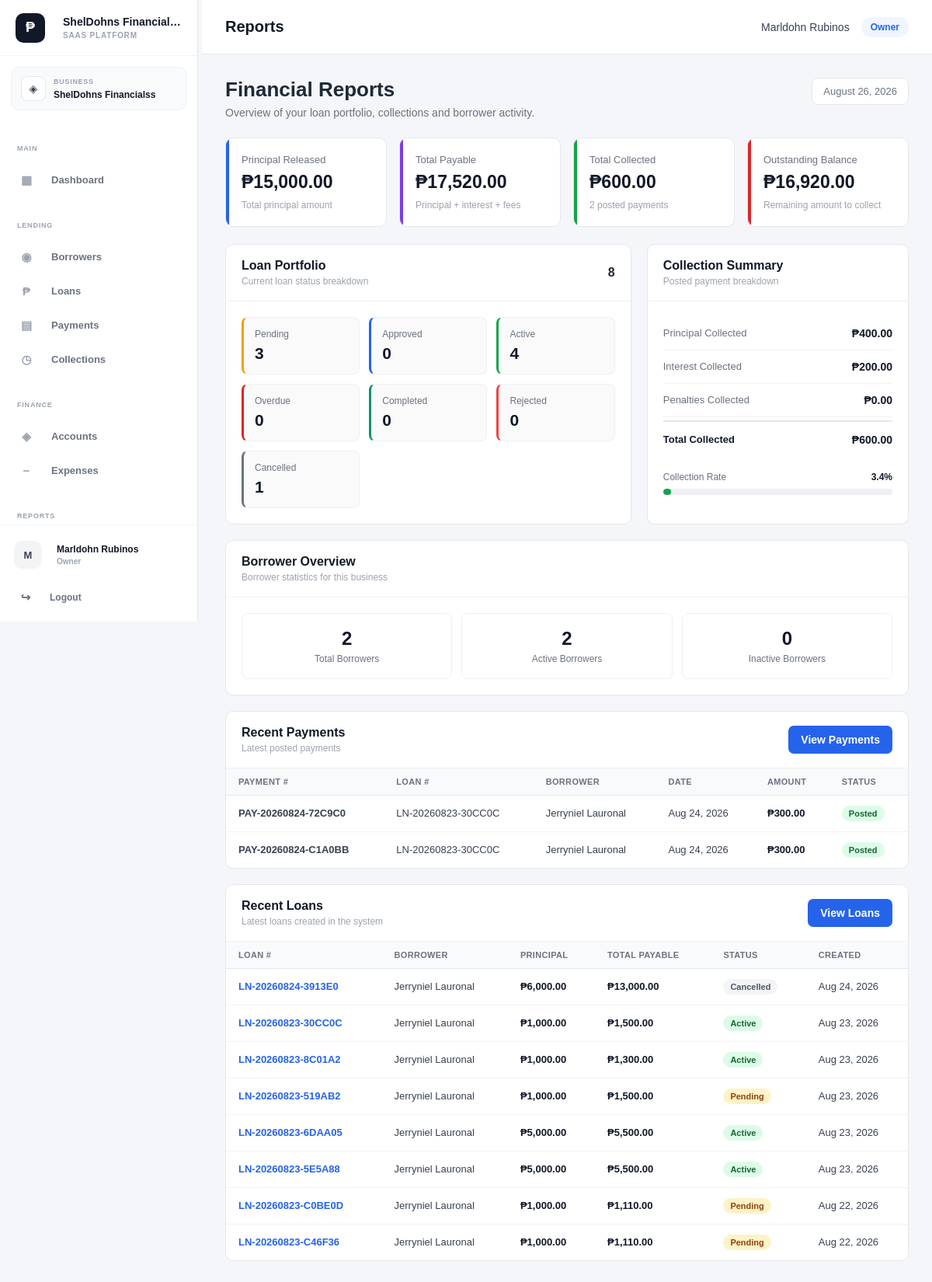
Screenshot of /public/index.php?url=reports (signed in) with the database file from the repository.
### tables this page shows
CREATE TABLE `loan_payments` (
  `id` int(10) UNSIGNED NOT NULL,
  `business_id` bigint(20) UNSIGNED NOT NULL,
  `loan_id` int(10) UNSIGNED NOT NULL,
  `schedule_id` int(10) UNSIGNED DEFAULT NULL,
  `account_id` int(10) UNSIGNED NOT NULL,
  `payment_number` varchar(50) DEFAULT NULL,
  `payment_date` date NOT NULL,
  `amount` decimal(15,2) NOT NULL DEFAULT 0.00,
  `principal_amount` decimal(15,2) NOT NULL DEFAULT 0.00,
  `interest_amount` decimal(15,2) NOT NULL DEFAULT 0.00,
  `penalty_amount` decimal(15,2) NOT NULL DEFAULT 0.00,
  `notes` text DEFAULT NULL,
  `status` enum('posted','void') NOT NULL DEFAULT 'posted',
  `created_by` int(10) UNSIGNED DEFAULT NULL,
  `created_at` timestamp NOT NULL DEFAULT current_timestamp(),
  `updated_at` timestamp NOT NULL DEFAULT current_timestamp() ON UPDATE current_timestamp()
);

CREATE TABLE `loans` (
  `id` int(10) UNSIGNED NOT NULL,
  `business_id` bigint(20) UNSIGNED NOT NULL,
  `borrower_id` int(10) UNSIGNED NOT NULL,
  `account_id` int(10) UNSIGNED DEFAULT NULL,
  `category_id` int(10) UNSIGNED DEFAULT NULL,
  `loan_number` varchar(50) NOT NULL,
  `principal_amount` decimal(15,2) NOT NULL DEFAULT 0.00,
  `interest_rate` decimal(8,2) NOT NULL DEFAULT 0.00,
  `interest_type` enum('flat','reducing_balance') NOT NULL DEFAULT 'flat',
  `payment_type` enum('installment','full_payment') NOT NULL DEFAULT 'installment',
  `term` int(11) NOT NULL DEFAULT 1,
  `term_period` enum('days','weeks','months','years') NOT NULL DEFAULT 'months',
  `processing_fee` decimal(15,2) NOT NULL DEFAULT 0.00,
  `total_interest` decimal(15,2) NOT NULL DEFAULT 0.00,
  `total_payable` decimal(15,2) NOT NULL DEFAULT 0.00,
  `release_date` date DEFAULT NULL,
  `first_payment_date` date DEFAULT NULL,
  `status` enum('pending','approved','active','completed','overdue','cancelled','rejected') NOT NULL DEFAULT 'pending',
  `purpose` varchar(255) DEFAULT NULL,
  `notes` text DEFAULT NULL,
  `created_by` int(10) UNSIGNED DEFAULT NULL,
  `created_at` timestamp NOT NULL DEFAULT current_timestamp(),
  `updated_at` timestamp NOT NULL DEFAULT current_timestamp() ON UPDATE current_timestamp()
);

### app/views/reports/index.php (the view, shortened to what the rows shown need)
<?php
$recentPayments =
    $recentPayments
    ??
    [];
$recentLoans =
    $recentLoans
    ??
    [];
function reportMoney(float $amount): string
{
    return '₱' . number_format(
        $amount,
        2
    );
}
function reportDate(?string $date): string
{
    $timestamp =
        strtotime($date);
    return date(
        'M d, Y',
        $timestamp
    );
}
function reportStatusClass(string $status): string
{
    return strtolower(
        trim($status)
    );
}
?>
<!DOCTYPE html>
<html lang="en">
<head>
    <link
        rel="stylesheet"
        href="assets/css/style.css"
    >
</head>
<body>
<div class="main-content reports-page">
    <div class="container">
        <div class="report-header">
            <div class="report-header-left">
                <h1>
                    Financial Reports
                </h1>
            </div>
        </div>
        <div class="report-grid">
            <div class="report-card">
                <div class="report-card-header">
                    <div>
                        <h2 class="report-card-title">
                            Loan Portfolio
                        </h2>
                    </div>
                </div>
            </div>
            <div class="report-card">
                <div class="report-card-header">
                    <div>
                        <h2 class="report-card-title">
                            Collection Summary
                        </h2>
                    </div>
                </div>
            </div>
        </div>
        <div class="report-card" style="margin-bottom: 20px;">
            <div class="report-card-header">
                <div>
                    <h2 class="report-card-title">
                        Borrower Overview
                    </h2>
                </div>
            </div>
        </div>
        <div class="report-card" style="margin-bottom: 20px;">
            <div class="report-card-header">
                <div>
                    <h2 class="report-card-title">
                        Recent Payments
                    </h2>
                </div>
            </div>
            <div class="report-table-wrapper">
                <?php if (
                    empty($recentPayments)
                ): ?>
                    <div class="report-empty">
                        <p class="report-empty-title">
                            No payments found
                        </p>
                        <p class="report-empty-text">
                            No posted payments have been recorded yet.
                        </p>
                    </div>
                <?php else: ?>
                    <table class="report-table">
                        <thead>
                            <tr>
                                <th>
                                    Payment #
                                </th>
                                <th>
                                    Loan #
                                </th>
                                <th>
                                    Borrower
                                </th>
                                <th>
                                    Date
                                </th>
                                <th>
                                    Amount
                                </th>
                                <th>
                                    Status
                                </th>
                            </tr>
                        </thead>
                        <tbody>
                        <?php foreach (
                            $recentPayments
                            as $payment
                        ): ?>
                            <?php
                            $status =
                                $payment['status']
                                ??
                                'posted';
                            ?>
                            <tr>
                                <td>
                                    <strong>
                                        <?= htmlspecialchars(
                                            $payment[
                                                'payment_number'
                                            ]
                                            ??
                                            '—'
                                        ) ?>
                                    </strong>
                                </td>
                                <td>
                                    <?= htmlspecialchars(
                                        $payment[
                                            'loan_number'
                                        ]
                                        ??
                                        '—'
                                    ) ?>
                                </td>
                                <td>
                                    <?= htmlspecialchars(
                                        trim(
                                            $payment[
                                                'borrower_name'
                                            ]
                                            ??
                                            '—'
                                        )
                                    ) ?>
                                </td>
                                <td>
                                    <?= reportDate(
                                        $payment[
                                            'payment_date'
                                        ]
                                        ??
                                        null
                                    ) ?>
                                </td>
                                <td>
                                    <span class="report-amount">
                                        <?= reportMoney(
                                            (float)(
                                                $payment[
                                                    'amount'
                                                ]
                                                ??
                                                0
                                            )
                                        ) ?>
                                    </span>
                                </td>
                                <td>
                                    <span
                                        class="report-status <?= htmlspecialchars(
                                            reportStatusClass(
                                                $status
                                            )
                                        ) ?>"
                                    >
                                        <?= htmlspecialchars(
                                            ucfirst(
                                                $status
                                            )
                                        ) ?>
                                    </span>
                                </td>
                            </tr>
                        <?php endforeach; ?>
                        </tbody>
                    </table>
                <?php endif; ?>
            </div>
        </div>
        <div class="report-card">
            <div class="report-card-header">
                <div>
                    <h2 class="report-card-title">
                        Recent Loans
                    </h2>
                </div>
            </div>
            <div class="report-table-wrapper">
                <?php if (
                    empty($recentLoans)
                ): ?>
                    <div class="report-empty">
                        <p class="report-empty-title">
                            No loans found
                        </p>
                        <p class="report-empty-text">
                            No loans have been recorded yet.
                        </p>
                    </div>
                <?php else: ?>
                    <table class="report-table">
                        <thead>
                            <tr>
                                <th>
                                    Loan #
                                </th>
                                <th>
                                    Borrower
                                </th>
                                <th>
                                    Principal
                                </th>
                                <th>
                                    Total Payable
                                </th>
                                <th>
                                    Status
                                </th>
                                <th>
                                    Created
                                </th>
                            </tr>
                        </thead>
                        <tbody>
                        <?php foreach (
                            $recentLoans
                            as $loan
                        ): ?>
                            <?php
                            $status =
                                $loan['status']
                                ??
                                'pending';
                            ?>
                            <tr>
                                <td>
                                    <a
                                        href="index.php?url=loans/show&id=<?= (int)(
                                            $loan['id']
                                            ??
                                            0
                                        ) ?>"
                                        class="report-loan-number"
                                    >
                                        <?= htmlspecialchars(
                                            $loan[
                                                'loan_number'
                                            ]
                                            ??
                                            '—'
                                        ) ?>
                                    </a>
                                </td>
                                <td>
                                    <?= htmlspecialchars(
                                        trim(
                                            $loan[
                                                'borrower_name'
                                            ]
                                            ??
                                            '—'
                                        )
                                    ) ?>
                                </td>
                                <td>
                                    <span class="report-amount">
                                        <?= reportMoney(
                                            (float)(
                                                $loan[
                                                    'principal_amount'
                                                ]
                                                ??
                                                0
                                            )
                                        ) ?>
                                    </span>
                                </td>
                                <td>
                                    <span class="report-amount">
                                        <?= reportMoney(
                                            (float)(
                                                $loan[
                                                    'total_payable'
                                                ]
                                                ??
                                                0
                                            )
                                        ) ?>
                                    </span>
                                </td>
                                <td>
                                    <span
                                        class="report-status <?= htmlspecialchars(
                                            reportStatusClass(
                                                $status
                                            )
                                        ) ?>"
                                    >
                                        <?= htmlspecialchars(
                                            ucfirst(
                                                $status
                                            )
                                        ) ?>
                                    </span>
                                </td>
                                <td>
                                    <?= reportDate(
                                        $loan[
                                            'created_at'
                                        ]
                                        ??
                                        null
                                    ) ?>
                                </td>
                            </tr>
                        <?php endforeach; ?>
                        </tbody>
                    </table>
                <?php endif; ?>
            </div>
        </div>
    </div>
</div>
</body>
</html>

### rows the page displays
loan_payments: payment_number "PAY-20260824-72C9C0", loan.loan_number "LN-20260823-30CC0C", payment "Jerryniel Lauronal", payment_date "Aug 24, 2026", amount "₱300.00", status "Posted"
loan_payments: payment_number "PAY-20260824-C1A0BB", loan.loan_number "LN-20260823-30CC0C", payment "Jerryniel Lauronal", payment_date "Aug 24, 2026", amount "₱300.00", status "Posted"
loans: loan_number "LN-20260824-3913E0", loan "Jerryniel Lauronal", principal_amount "₱6,000.00", total_payable "₱13,000.00", status "Cancelled", created_at "Aug 24, 2026"
loans: loan_number "LN-20260823-30CC0C", loan "Jerryniel Lauronal", principal_amount "₱1,000.00", total_payable "₱1,500.00", status "Active", created_at "Aug 23, 2026"
loans: loan_number "LN-20260823-8C01A2", loan "Jerryniel Lauronal", principal_amount "₱1,000.00", total_payable "₱1,300.00", status "Active", created_at "Aug 23, 2026"
loans: loan_number "LN-20260823-519AB2", loan "Jerryniel Lauronal", principal_amount "₱1,000.00", total_payable "₱1,500.00", status "Pending", created_at "Aug 23, 2026"
loans: loan_number "LN-20260823-6DAA05", loan "Jerryniel Lauronal", principal_amount "₱5,000.00", total_payable "₱5,500.00", status "Active", created_at "Aug 23, 2026"
loans: loan_number "LN-20260823-5E5A88", loan "Jerryniel Lauronal", principal_amount "₱5,000.00", total_payable "₱5,500.00", status "Active", created_at "Aug 23, 2026"
loans: loan_number "LN-20260823-C0BE0D", loan "Jerryniel Lauronal", principal_amount "₱1,000.00", total_payable "₱1,110.00", status "Pending", created_at "Aug 22, 2026"
loans: loan_number "LN-20260823-C46F36", loan "Jerryniel Lauronal", principal_amount "₱1,000.00", total_payable "₱1,110.00", status "Pending", created_at "Aug 22, 2026"

### other values shown
$sidebarBrandName "ShelDohns Financialss"
$sidebarBrandTagline "SAAS PLATFORM"
$business['name'] "ShelDohns Financialss"
$avatarLetter "M"
$displayName "Marldohn Rubinos"
$displayRole "Owner"
$user['full_name'] "Marldohn Rubinos"
$tenantRole "Owner"
$paymentCount "2"
$totalLoans "8"
$pendingLoans "3"
$approvedLoans "0"
$activeLoans "4"
$overdueLoans "0"
$completedLoans "0"
